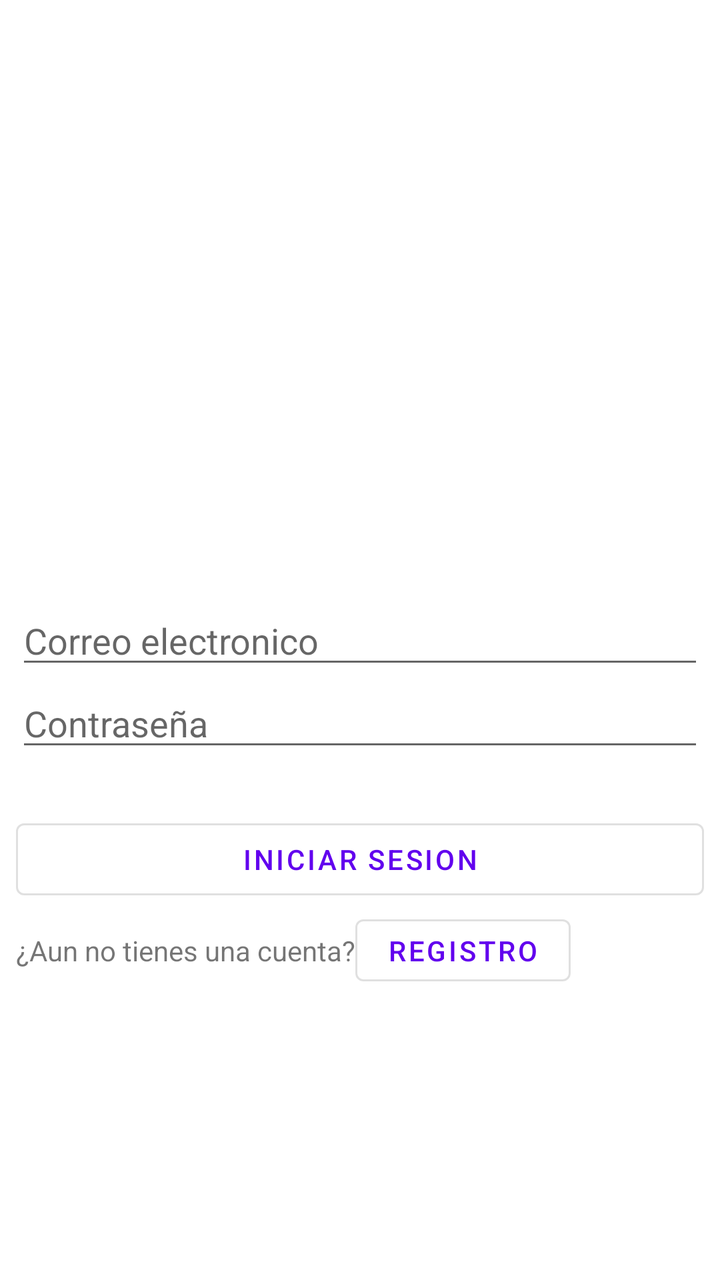
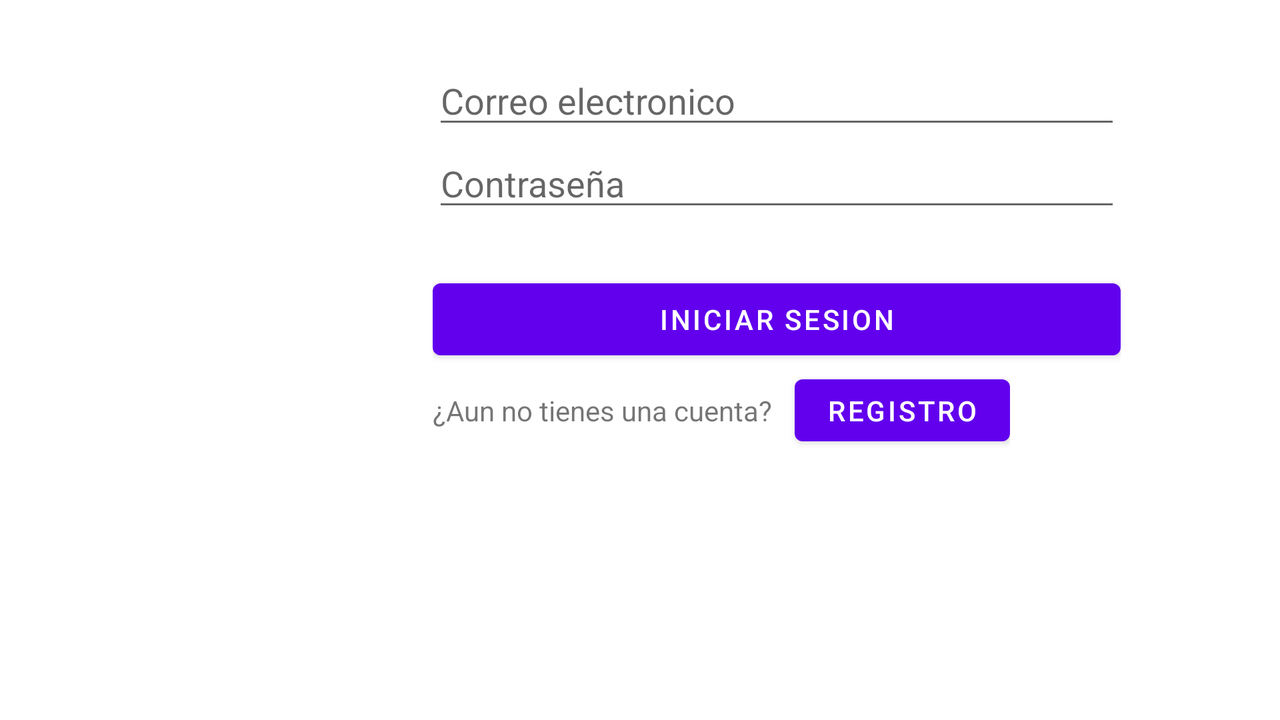

First picture: res/layout/ on a phone held upright. Second picture: the repository's own variant of that layout, on a device whose configuration matches the variant's folder. Source for both follows.
<!-- AndroidManifest.xml: application theme Theme.RefindProyecto -->
<!-- res/layout/activity_login.xml -->
<?xml version="1.0" encoding="utf-8"?>
<androidx.constraintlayout.widget.ConstraintLayout xmlns:android="http://schemas.android.com/apk/res/android"
    xmlns:app="http://schemas.android.com/apk/res-auto"
    xmlns:tools="http://schemas.android.com/tools"
    android:layout_width="match_parent"
    android:layout_height="match_parent"
    tools:context=".ActivityLogin"

    >

    <LinearLayout
        android:id="@+id/linearLayout"
        android:layout_width="344dp"
        android:layout_height="292dp"
        android:layout_marginBottom="50dp"
        android:orientation="vertical"
        app:layout_constraintBottom_toBottomOf="parent"
        app:layout_constraintEnd_toEndOf="parent"
        app:layout_constraintHorizontal_bias="0.492"
        app:layout_constraintStart_toStartOf="parent">

        <EditText
            android:id="@+id/emailLogin"
            android:layout_width="match_parent"
            android:layout_height="wrap_content"
            android:autoLink="email"
            android:autofillHints=""
            android:ems="10"
            android:hint="@string/email_login"
            android:inputType="textEmailAddress" />

        <EditText
            android:id="@+id/passLogin"
            android:layout_width="match_parent"
            android:layout_height="wrap_content"
            android:autofillHints=""
            android:ems="10"
            android:hint="@string/passLogin"
            android:inputType="textPassword" />


        <Button
            android:id="@+id/IniciarSesionLogin"
            android:layout_width="match_parent"
            android:layout_height="wrap_content"
            style="?attr/materialButtonOutlinedStyle"
            android:layout_marginTop="25dp"
            android:text="@string/iniciarSesionLogin" />

        <LinearLayout
            android:layout_width="wrap_content"
            android:layout_height="43dp"
            android:orientation="horizontal">

            <TextView
                android:id="@+id/tvListaCat"
                android:layout_width="0dp"
                android:layout_height="wrap_content"
                android:layout_weight="1"
                android:text="@string/mensajeParaRegistro"
                tools:text="@string/mensajeParaRegistro" />

            <Button
                android:id="@+id/irRegistroLogin"
                android:layout_width="wrap_content"
                android:layout_height="wrap_content"
                android:onClick="toRegistro"
                style="?attr/materialButtonOutlinedStyle"

                android:text="@string/btnRegistro" />
        </LinearLayout>



    </LinearLayout>

    <ImageView
        android:id="@+id/logoRefind2"
        android:layout_width="217dp"
        android:layout_height="186dp"
        android:layout_marginTop="15dp"
        android:contentDescription="@string/descripcionLogo"
        app:layout_constraintBottom_toTopOf="@+id/linearLayout"
        app:layout_constraintEnd_toEndOf="parent"
        app:layout_constraintStart_toStartOf="parent"
        app:layout_constraintTop_toTopOf="parent"
        app:layout_constraintVertical_bias="0.66"
        app:srcCompat="@drawable/ic_icon_refind"
        tools:srcCompat="@drawable/ic_icon_refind" />

</androidx.constraintlayout.widget.ConstraintLayout>
<!-- resources referenced by this layout -->
<resources>
  <string name="btnRegistro">Registro</string>
  <string name="descripcionLogo">Logo de ReFind</string>
  <string name="email_login">Correo electronico </string>
  <string name="iniciarSesionLogin">Iniciar Sesion</string>
  <string name="mensajeParaRegistro">¿Aun no tienes una cuenta?</string>
  <string name="passLogin">Contraseña</string>
  <style name="Theme.RefindProyecto" parent="Theme.MaterialComponents.DayNight.DarkActionBar">
          
          <item name="colorPrimary">@color/purple_500</item>
          <item name="colorPrimaryVariant">@color/purple_700</item>
          <item name="colorOnPrimary">@color/white</item>
          
          <item name="colorSecondary">@color/teal_200</item>
          <item name="colorSecondaryVariant">@color/teal_700</item>
          <item name="colorOnSecondary">@color/black</item>
          
          <item name="android:statusBarColor" tools:targetApi="l">?attr/colorPrimaryVariant</item>
          
      </style>
  <color name="purple_500">#FF6200EE</color>
  <color name="purple_700">#FF3700B3</color>
  <color name="white">#FFFFFFFF</color>
  <color name="teal_200">#FF03DAC5</color>
  <color name="teal_700">#FF018786</color>
  <color name="black">#FF000000</color>
</resources>
<!-- res/layout-land/activity_login.xml (the repository's variant of the layout above) -->
<!-- drawn on the phone turned sideways -->
<?xml version="1.0" encoding="utf-8"?>
<androidx.constraintlayout.widget.ConstraintLayout xmlns:android="http://schemas.android.com/apk/res/android"
    xmlns:app="http://schemas.android.com/apk/res-auto"
    xmlns:tools="http://schemas.android.com/tools"
    android:layout_width="match_parent"
    android:layout_height="match_parent"
    tools:context=".ActivityLogin"

    >

    <LinearLayout
        android:id="@+id/linearLayout"
        android:layout_width="344dp"
        android:layout_height="292dp"
        android:layout_marginBottom="40dp"
        android:orientation="vertical"
        app:layout_constraintBottom_toBottomOf="parent"
        app:layout_constraintEnd_toEndOf="parent"
        app:layout_constraintHorizontal_bias="0.731"
        app:layout_constraintStart_toStartOf="parent">

        <EditText
            android:id="@+id/emailLogin"
            android:layout_width="match_parent"
            android:layout_height="wrap_content"
            android:autoLink="email"
            android:autofillHints=""
            android:ems="10"
            android:hint="@string/email_login"
            android:inputType="textEmailAddress" />

        <EditText
            android:id="@+id/passLogin"
            android:layout_width="match_parent"
            android:layout_height="wrap_content"
            android:autofillHints=""
            android:ems="10"
            android:hint="@string/passLogin"
            android:inputType="textPassword" />

        <Button
            android:id="@+id/IniciarSesionLogin"
            android:layout_width="match_parent"
            android:layout_height="wrap_content"
            android:layout_marginTop="25dp"
            android:onClick="iniciarSesion"
            android:text="@string/iniciarSesionLogin" />

        <LinearLayout
            android:layout_width="wrap_content"
            android:layout_height="43dp"
            android:orientation="horizontal">

            <TextView
                android:id="@+id/tvListaCat"
                android:layout_width="181dp"
                android:layout_height="wrap_content"
                android:layout_weight="1"
                android:text="@string/mensajeParaRegistro"
                tools:text="@string/mensajeParaRegistro" />

            <Button
                android:id="@+id/irRegistroLogin"
                android:layout_width="wrap_content"
                android:layout_height="wrap_content"
                android:onClick="toRegistro"


                android:text="@string/btnRegistro" />
        </LinearLayout>

    </LinearLayout>

    <ImageView
        android:id="@+id/logoRefind2"
        android:layout_width="217dp"
        android:layout_height="186dp"
        android:layout_marginTop="88dp"
        android:contentDescription="@string/descripcionLogo"
        app:layout_constraintEnd_toEndOf="parent"
        app:layout_constraintHorizontal_bias="0.07"
        app:layout_constraintStart_toStartOf="parent"
        app:layout_constraintTop_toTopOf="parent"
        app:srcCompat="@drawable/ic_icon_refind"
        tools:srcCompat="@drawable/ic_icon_refind" />

</androidx.constraintlayout.widget.ConstraintLayout>
